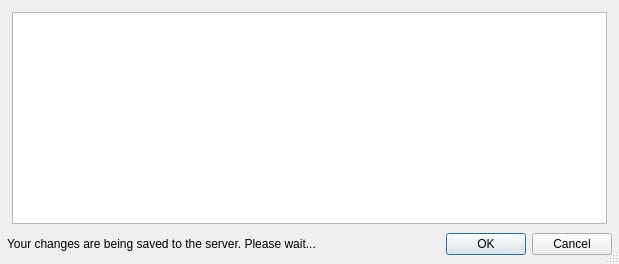
<?xml version="1.0" encoding="UTF-8"?>
<ui version="4.0">
 <class>VPPTokenAccessControlDlg</class>
 <widget class="QDialog" name="VPPTokenAccessControlDlg">
  <property name="geometry">
   <rect>
    <x>0</x>
    <y>0</y>
    <width>619</width>
    <height>264</height>
   </rect>
  </property>
  <property name="windowTitle">
   <string>Edit FileWave administrators VPP token access</string>
  </property>
  <property name="sizeGripEnabled">
   <bool>true</bool>
  </property>
  <property name="modal">
   <bool>true</bool>
  </property>
  <layout class="QVBoxLayout" name="verticalLayout_2">
   <property name="spacing">
    <number>0</number>
   </property>
   <property name="leftMargin">
    <number>0</number>
   </property>
   <property name="topMargin">
    <number>0</number>
   </property>
   <property name="rightMargin">
    <number>0</number>
   </property>
   <property name="bottomMargin">
    <number>0</number>
   </property>
   <item>
    <widget class="QWidget" name="widget_2" native="true">
     <layout class="QVBoxLayout" name="verticalLayout_3">
      <property name="spacing">
       <number>0</number>
      </property>
      <property name="leftMargin">
       <number>7</number>
      </property>
      <property name="topMargin">
       <number>5</number>
      </property>
      <property name="rightMargin">
       <number>7</number>
      </property>
      <property name="bottomMargin">
       <number>0</number>
      </property>
      <item>
       <widget class="QWidget" name="widget" native="true">
        <layout class="QVBoxLayout" name="verticalLayout">
         <property name="leftMargin">
          <number>5</number>
         </property>
         <property name="topMargin">
          <number>7</number>
         </property>
         <property name="rightMargin">
          <number>5</number>
         </property>
         <property name="bottomMargin">
          <number>0</number>
         </property>
         <item>
          <widget class="StyledTreeView" name="vppAccessControlView">
           <property name="selectionMode">
            <enum>QAbstractItemView::NoSelection</enum>
           </property>
           <property name="rootIsDecorated">
            <bool>false</bool>
           </property>
           <property name="itemsExpandable">
            <bool>false</bool>
           </property>
          </widget>
         </item>
        </layout>
       </widget>
      </item>
      <item>
       <widget class="QWidget" name="widgetButtonBox" native="true">
        <layout class="QHBoxLayout" name="horizontalLayout_2">
         <property name="leftMargin">
          <number>0</number>
         </property>
         <property name="rightMargin">
          <number>0</number>
         </property>
         <item>
          <widget class="QWidget" name="progressWidget" native="true">
           <layout class="QHBoxLayout" name="horizontalLayout">
            <property name="leftMargin">
             <number>0</number>
            </property>
            <property name="topMargin">
             <number>0</number>
            </property>
            <property name="rightMargin">
             <number>0</number>
            </property>
            <property name="bottomMargin">
             <number>0</number>
            </property>
            <item>
             <widget class="QLabel" name="progressLabel">
              <property name="text">
               <string>Your changes are being saved to the server. Please wait...</string>
              </property>
             </widget>
            </item>
            <item>
             <spacer name="horizontalSpacer">
              <property name="orientation">
               <enum>Qt::Horizontal</enum>
              </property>
              <property name="sizeHint" stdset="0">
               <size>
                <width>40</width>
                <height>20</height>
               </size>
              </property>
             </spacer>
            </item>
            <item>
             <widget class="CircularProgressIndicator" name="circularProgress" native="true"/>
            </item>
           </layout>
          </widget>
         </item>
         <item>
          <widget class="QDialogButtonBox" name="buttonBox">
           <property name="sizePolicy">
            <sizepolicy hsizetype="Minimum" vsizetype="Fixed">
             <horstretch>0</horstretch>
             <verstretch>0</verstretch>
            </sizepolicy>
           </property>
           <property name="orientation">
            <enum>Qt::Horizontal</enum>
           </property>
           <property name="standardButtons">
            <set>QDialogButtonBox::Cancel|QDialogButtonBox::Ok</set>
           </property>
          </widget>
         </item>
        </layout>
       </widget>
      </item>
     </layout>
    </widget>
   </item>
  </layout>
 </widget>
 <customwidgets>
  <customwidget>
   <class>StyledTreeView</class>
   <extends>QTreeView</extends>
   <header>FileWaveGuiLib/styledviews/styledtreeview.h</header>
  </customwidget>
  <customwidget>
   <class>CircularProgressIndicator</class>
   <extends>QWidget</extends>
   <header>FileWaveGuiLib/circularprogressindicator.h</header>
   <container>1</container>
  </customwidget>
 </customwidgets>
 <resources/>
 <connections>
  <connection>
   <sender>buttonBox</sender>
   <signal>accepted()</signal>
   <receiver>VPPTokenAccessControlDlg</receiver>
   <slot>accept()</slot>
   <hints>
    <hint type="sourcelabel">
     <x>617</x>
     <y>363</y>
    </hint>
    <hint type="destinationlabel">
     <x>399</x>
     <y>195</y>
    </hint>
   </hints>
  </connection>
  <connection>
   <sender>buttonBox</sender>
   <signal>rejected()</signal>
   <receiver>VPPTokenAccessControlDlg</receiver>
   <slot>reject()</slot>
   <hints>
    <hint type="sourcelabel">
     <x>617</x>
     <y>363</y>
    </hint>
    <hint type="destinationlabel">
     <x>399</x>
     <y>195</y>
    </hint>
   </hints>
  </connection>
 </connections>
</ui>
